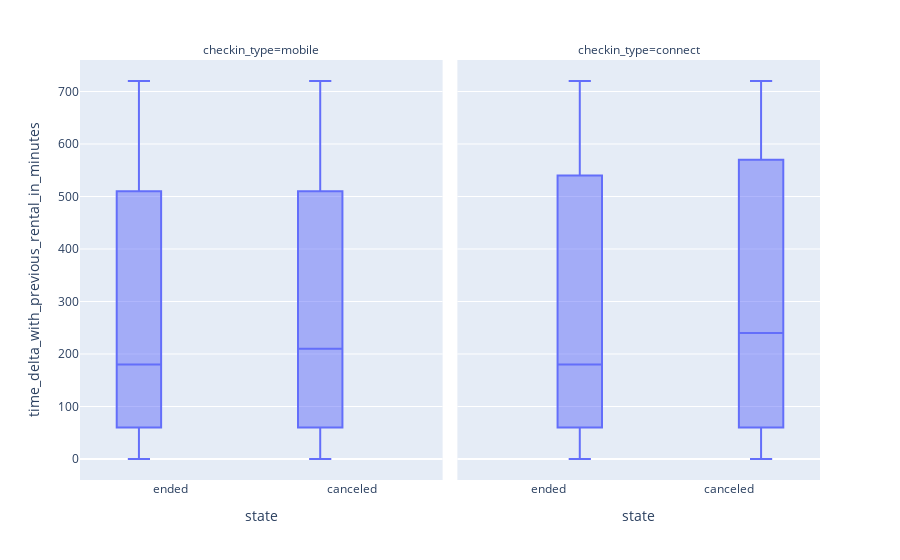

This figure's notebook cell:
### Code cell
fig = px.box(dataset2, x='state', y='time_delta_with_previous_rental_in_minutes',
            facet_col= 'checkin_type')
fig.update_traces(quartilemethod="exclusive") # or "inclusive", or "linear" by default
fig.show()

### Figure 1 — Plotly figure (JSON) as saved in the notebook; plotly's stock layout.template omitted (floating-point values rounded to 4 significant figures; data arrays with more than 128 entries replaced by an {"elided": "..."} marker saying what was removed)
{"data": [{"alignmentgroup": "True", "hovertemplate": "checkin_type=mobile<br>state=%{x}<br>time_delta_with_previous_rental_in_minutes=%{y}<extra></extra>", "legendgroup": "", "marker": {"color": "#636efa"}, "name": "", "notched": false, "offsetgroup": "", "orientation": "v", "quartilemethod": "exclusive", "showlegend": false, "type": "box", "x": {"elided": "16713 str values"}, "x0": " ", "xaxis": "x", "y": {"elided": "16713 int values"}, "y0": " ", "yaxis": "y"}, {"alignmentgroup": "True", "hovertemplate": "checkin_type=connect<br>state=%{x}<br>time_delta_with_previous_rental_in_minutes=%{y}<extra></extra>", "legendgroup": "", "marker": {"color": "#636efa"}, "name": "", "notched": false, "offsetgroup": "", "orientation": "v", "quartilemethod": "exclusive", "showlegend": false, "type": "box", "x": {"elided": "4267 str values"}, "x0": " ", "xaxis": "x2", "y": {"elided": "4267 int values"}, "y0": " ", "yaxis": "y2"}], "layout": {"annotations": [{"font": {}, "showarrow": false, "text": "checkin_type=mobile", "x": 0.245, "xanchor": "center", "xref": "paper", "y": 1, "yanchor": "bottom", "yref": "paper"}, {"font": {}, "showarrow": false, "text": "checkin_type=connect", "x": 0.755, "xanchor": "center", "xref": "paper", "y": 1, "yanchor": "bottom", "yref": "paper"}], "boxmode": "group", "legend": {"tracegroupgap": 0}, "margin": {"t": 60}, "xaxis": {"anchor": "y", "domain": [0, 0.49], "title": {"text": "state"}}, "xaxis2": {"anchor": "y2", "domain": [0.51, 1], "matches": "x", "title": {"text": "state"}}, "yaxis": {"anchor": "x", "domain": [0, 1], "title": {"text": "time_delta_with_previous_rental_in_minutes"}}, "yaxis2": {"anchor": "x2", "domain": [0, 1], "matches": "y", "showticklabels": false}}}
